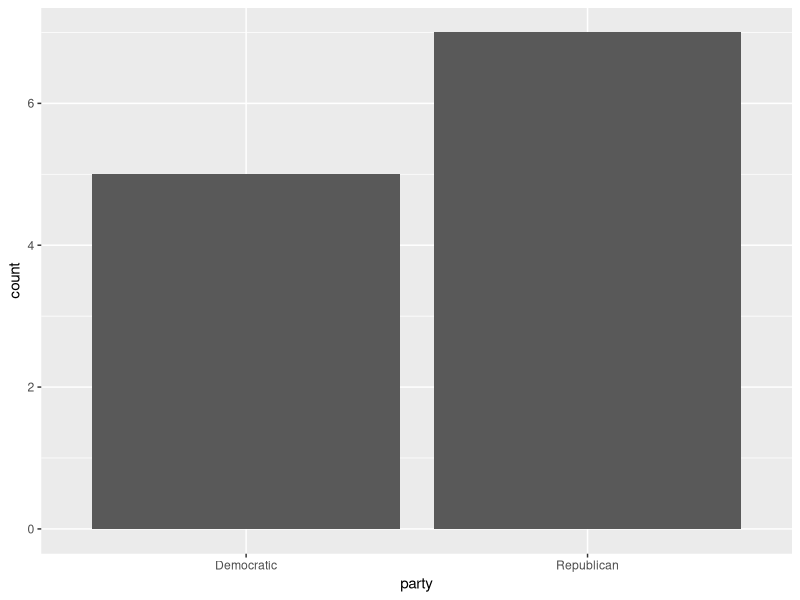
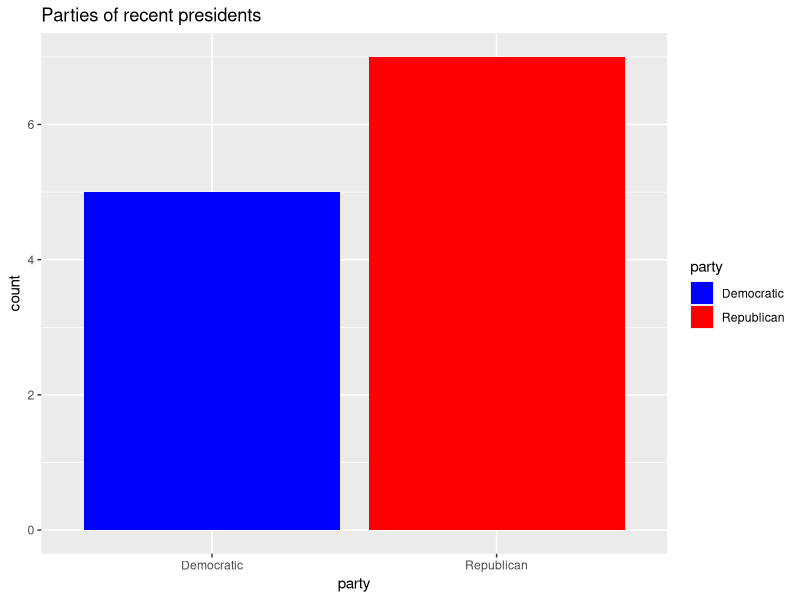
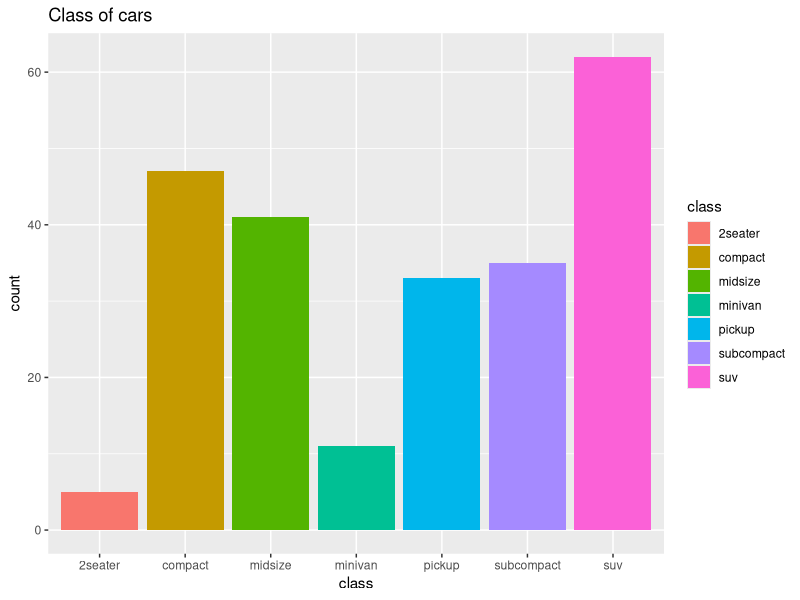
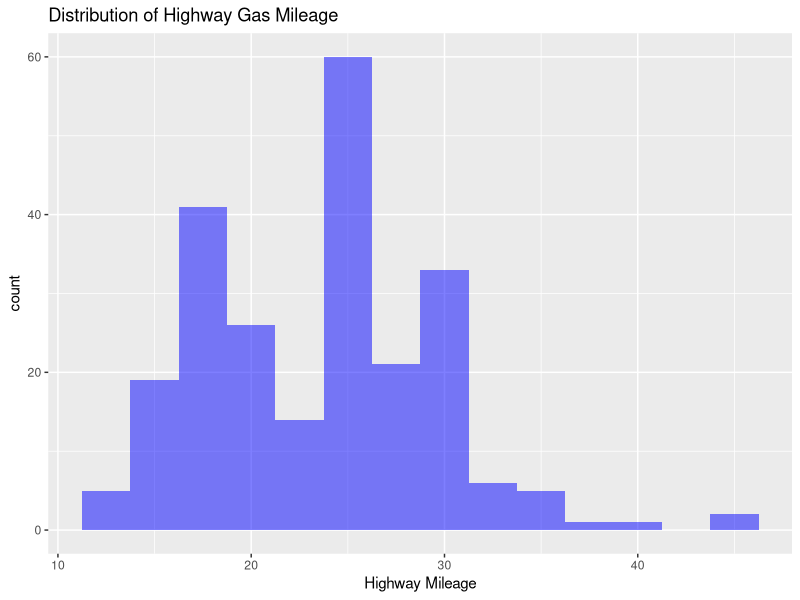
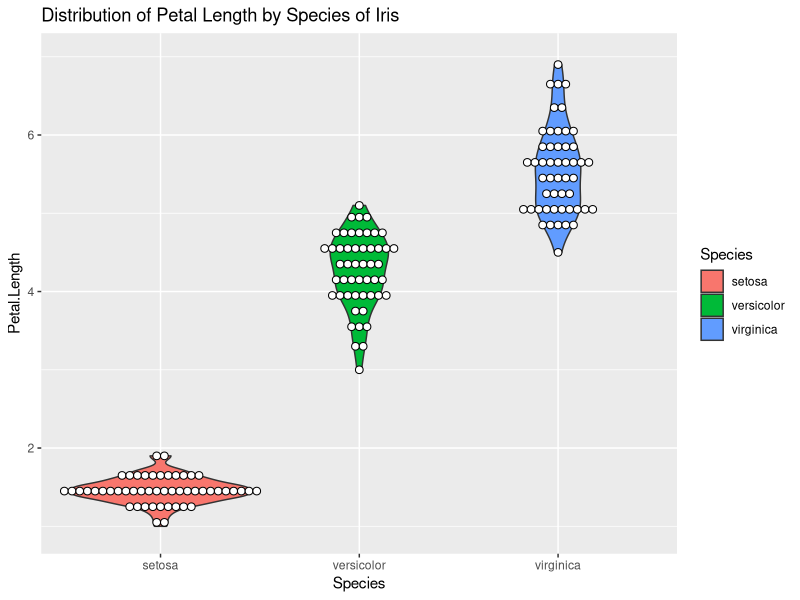
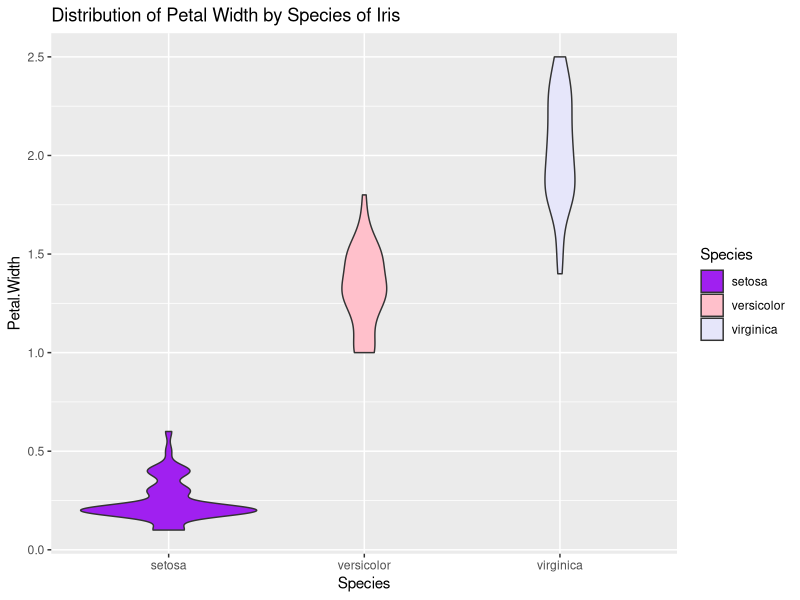
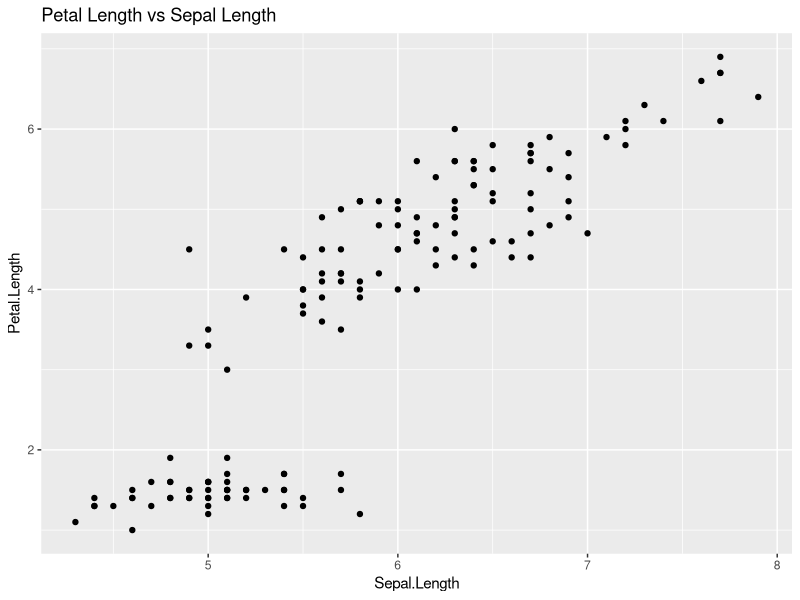
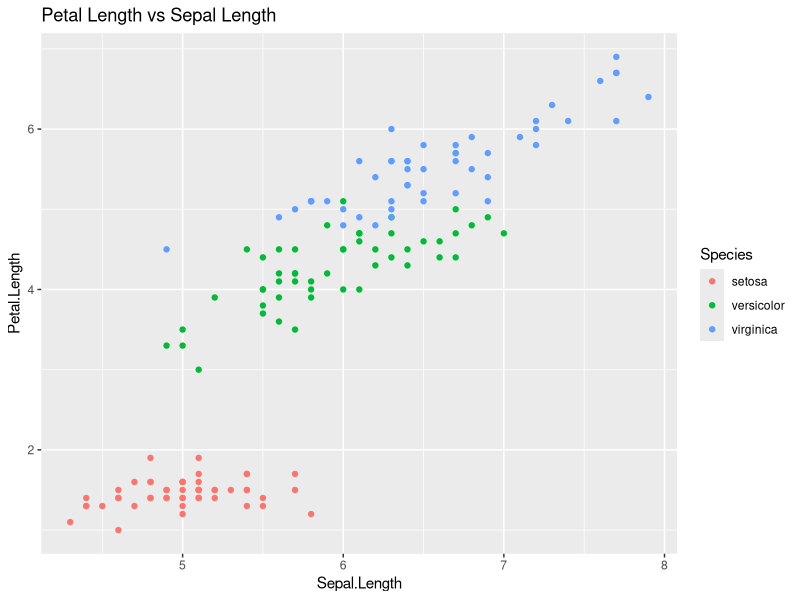

The R source for these figures, in order:
## ---- chunk 1
library(ggplot2)
## ---- chunk 2
data("presidential")
PresidentsBarPlot <- ggplot(data = presidential, aes(x = party))
## ---- chunk 3
print(PresidentsBarPlot + geom_bar(stat="count"))
## ---- chunk 4
data("presidential")
PresidentsBarPlot <- ggplot(data = presidential, aes(x = party, fill=party)) +
  geom_bar(stat="count") +
  scale_fill_manual(values = c("blue", "red")) + 
  ggtitle("Parties of recent presidents")
print(PresidentsBarPlot) 
## ---- chunk 5
data("mpg")
CarPlot <- ggplot(data = mpg, aes(x = class, fill=class)) + geom_bar(stat = "count")
print(CarPlot + ggtitle("Class of cars"))
## ---- chunk 6
GasPlot <- ggplot(data = mpg, aes(x= hwy)) + 
  geom_histogram(fill="blue", alpha = 0.5, binwidth = 2.5) +
  ggtitle("Distribution of Highway Gas Mileage") +
  labs(x="Highway Mileage")
print(GasPlot)
## ---- chunk 7
data("iris")
IrisPlot <- ggplot(data = iris, aes(x=Species, y = Petal.Length, fill=Species)) + 
  geom_violin() +
  geom_dotplot(binaxis='y', stackdir='center', dotsize=0.5, fill="white") +
  ggtitle("Distribution of Petal Length by Species of Iris")
print(IrisPlot)
## ---- chunk 8
data("iris")
IrisPlot2 <- ggplot(data = iris, aes(x=Species, y = Petal.Width, fill=Species)) + 
  geom_violin()  +
  ggtitle("Distribution of Petal Width by Species of Iris") +
  scale_fill_manual(values = c("purple", "pink", "lavender")) 
print(IrisPlot2)
## ---- chunk 9
data("iris")
IrisScatter <- ggplot(data = iris, aes(Sepal.Length, Petal.Length)) + 
  geom_point() + 
  ggtitle("Petal Length vs Sepal Length")
print(IrisScatter)
## ---- chunk 10
data("iris")
IrisScatter <- ggplot(data = iris, aes(Sepal.Length, Petal.Length, color=Species)) + 
  geom_point() + 
  ggtitle("Petal Length vs Sepal Length")
print(IrisScatter)
## ---- chunk 11
print(IrisScatter + geom_smooth(method = lm))
## ---- chunk 12
compact_and_suv = mpg[mpg$class %in% c("compact", "suv"), ] 
CarScatter <- ggplot(data = compact_and_suv, aes(cty, hwy, color=class)) +
  geom_point() + 
  labs(x="City", y="Highway") +
  ggtitle("Highway vs City Gas Mileage")
print(CarScatter)
